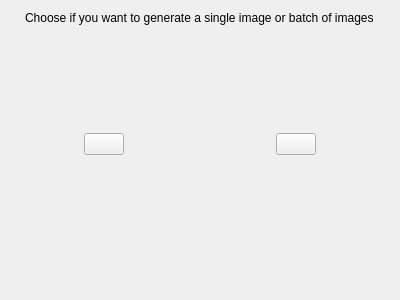
<?xml version="1.0" encoding="UTF-8"?>
<ui version="4.0">
 <class>BatchChoiceClass</class>
 <widget class="QWidget" name="BatchChoiceClass">
  <property name="geometry">
   <rect>
    <x>0</x>
    <y>0</y>
    <width>400</width>
    <height>300</height>
   </rect>
  </property>
  <property name="windowTitle">
   <string>Form</string>
  </property>
  <layout class="QVBoxLayout" name="verticalLayout">
   <item alignment="Qt::AlignHCenter|Qt::AlignTop">
    <widget class="QLabel" name="title">
     <property name="text">
      <string>Choose if you want to generate a single image or batch of images</string>
     </property>
    </widget>
   </item>
   <item>
    <layout class="QHBoxLayout" name="horizontalLayout">
     <item alignment="Qt::AlignHCenter|Qt::AlignTop">
      <widget class="QPushButton" name="singleBtn">
       <property name="text">
        <string/>
       </property>
      </widget>
     </item>
     <item alignment="Qt::AlignHCenter|Qt::AlignTop">
      <widget class="QPushButton" name="batchBtn">
       <property name="text">
        <string/>
       </property>
      </widget>
     </item>
    </layout>
   </item>
   <item>
    <spacer name="horizontalSpacer_2">
     <property name="orientation">
      <enum>Qt::Horizontal</enum>
     </property>
     <property name="sizeHint" stdset="0">
      <size>
       <width>40</width>
       <height>20</height>
      </size>
     </property>
    </spacer>
   </item>
   <item>
    <spacer name="horizontalSpacer">
     <property name="orientation">
      <enum>Qt::Horizontal</enum>
     </property>
     <property name="sizeHint" stdset="0">
      <size>
       <width>40</width>
       <height>20</height>
      </size>
     </property>
    </spacer>
   </item>
  </layout>
 </widget>
 <resources/>
 <connections>
  <connection>
   <sender>singleBtn</sender>
   <signal>clicked()</signal>
   <receiver>BatchChoiceClass</receiver>
   <slot>chooseSingle()</slot>
   <hints>
    <hint type="sourcelabel">
     <x>102</x>
     <y>149</y>
    </hint>
    <hint type="destinationlabel">
     <x>199</x>
     <y>149</y>
    </hint>
   </hints>
  </connection>
  <connection>
   <sender>batchBtn</sender>
   <signal>clicked()</signal>
   <receiver>BatchChoiceClass</receiver>
   <slot>chooseBatch()</slot>
   <hints>
    <hint type="sourcelabel">
     <x>296</x>
     <y>149</y>
    </hint>
    <hint type="destinationlabel">
     <x>199</x>
     <y>149</y>
    </hint>
   </hints>
  </connection>
 </connections>
 <slots>
  <slot>chooseSingle()</slot>
  <slot>chooseBatch()</slot>
 </slots>
</ui>
